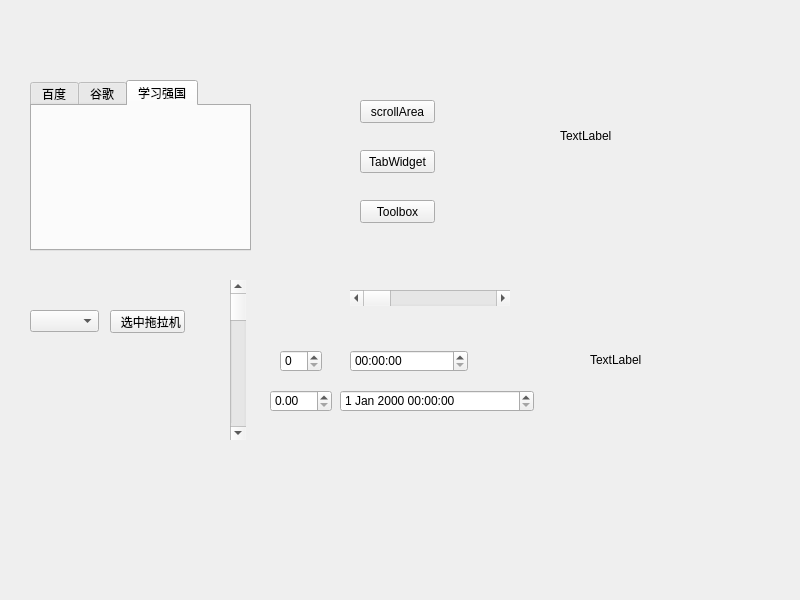
<?xml version="1.0" encoding="UTF-8"?>
<ui version="4.0">
 <class>Widget</class>
 <widget class="QWidget" name="Widget">
  <property name="geometry">
   <rect>
    <x>0</x>
    <y>0</y>
    <width>800</width>
    <height>600</height>
   </rect>
  </property>
  <property name="windowTitle">
   <string>Widget</string>
  </property>
  <widget class="QStackedWidget" name="stackedWidget">
   <property name="geometry">
    <rect>
     <x>-10</x>
     <y>50</y>
     <width>301</width>
     <height>231</height>
    </rect>
   </property>
   <property name="currentIndex">
    <number>0</number>
   </property>
   <widget class="QWidget" name="page_4">
    <widget class="QTabWidget" name="tabWidget">
     <property name="geometry">
      <rect>
       <x>40</x>
       <y>30</y>
       <width>221</width>
       <height>171</height>
      </rect>
     </property>
     <property name="currentIndex">
      <number>2</number>
     </property>
     <widget class="QWidget" name="tab">
      <attribute name="title">
       <string>百度</string>
      </attribute>
     </widget>
     <widget class="QWidget" name="tab_2">
      <attribute name="title">
       <string>谷歌</string>
      </attribute>
     </widget>
     <widget class="QWidget" name="tab_3">
      <attribute name="title">
       <string>学习强国</string>
      </attribute>
     </widget>
    </widget>
   </widget>
   <widget class="QWidget" name="page_5">
    <widget class="QToolBox" name="toolBox">
     <property name="geometry">
      <rect>
       <x>80</x>
       <y>10</y>
       <width>111</width>
       <height>191</height>
      </rect>
     </property>
     <property name="currentIndex">
      <number>1</number>
     </property>
     <widget class="QWidget" name="page">
      <property name="geometry">
       <rect>
        <x>0</x>
        <y>0</y>
        <width>100</width>
        <height>30</height>
       </rect>
      </property>
      <attribute name="label">
       <string>朋友</string>
      </attribute>
      <widget class="QPushButton" name="pushButton_25">
       <property name="geometry">
        <rect>
         <x>30</x>
         <y>30</y>
         <width>75</width>
         <height>23</height>
        </rect>
       </property>
       <property name="text">
        <string>PushButton</string>
       </property>
      </widget>
     </widget>
     <widget class="QWidget" name="page_2">
      <property name="geometry">
       <rect>
        <x>0</x>
        <y>0</y>
        <width>111</width>
        <height>89</height>
       </rect>
      </property>
      <attribute name="label">
       <string>同学</string>
      </attribute>
      <widget class="QToolButton" name="toolButton">
       <property name="geometry">
        <rect>
         <x>50</x>
         <y>50</y>
         <width>37</width>
         <height>18</height>
        </rect>
       </property>
       <property name="text">
        <string>...</string>
       </property>
      </widget>
     </widget>
     <widget class="QWidget" name="page_3">
      <property name="geometry">
       <rect>
        <x>0</x>
        <y>0</y>
        <width>100</width>
        <height>30</height>
       </rect>
      </property>
      <attribute name="label">
       <string>伙伴</string>
      </attribute>
      <widget class="QRadioButton" name="radioButton">
       <property name="geometry">
        <rect>
         <x>10</x>
         <y>50</y>
         <width>89</width>
         <height>16</height>
        </rect>
       </property>
       <property name="text">
        <string>RadioButton</string>
       </property>
      </widget>
     </widget>
    </widget>
   </widget>
   <widget class="QWidget" name="page_6">
    <widget class="QScrollArea" name="scrollArea">
     <property name="geometry">
      <rect>
       <x>60</x>
       <y>20</y>
       <width>191</width>
       <height>201</height>
      </rect>
     </property>
     <property name="widgetResizable">
      <bool>true</bool>
     </property>
     <widget class="QWidget" name="scrollAreaWidgetContents">
      <property name="geometry">
       <rect>
        <x>0</x>
        <y>0</y>
        <width>174</width>
        <height>282</height>
       </rect>
      </property>
      <layout class="QVBoxLayout" name="verticalLayout">
       <item>
        <widget class="QPushButton" name="pushButton">
         <property name="text">
          <string>PushButton</string>
         </property>
        </widget>
       </item>
       <item>
        <widget class="QPushButton" name="pushButton_2">
         <property name="text">
          <string>PushButton</string>
         </property>
        </widget>
       </item>
       <item>
        <widget class="QPushButton" name="pushButton_3">
         <property name="text">
          <string>PushButton</string>
         </property>
        </widget>
       </item>
       <item>
        <widget class="QPushButton" name="pushButton_8">
         <property name="text">
          <string>PushButton</string>
         </property>
        </widget>
       </item>
       <item>
        <widget class="QPushButton" name="pushButton_7">
         <property name="text">
          <string>PushButton</string>
         </property>
        </widget>
       </item>
       <item>
        <widget class="QPushButton" name="pushButton_4">
         <property name="text">
          <string>PushButton</string>
         </property>
        </widget>
       </item>
       <item>
        <widget class="QPushButton" name="pushButton_6">
         <property name="text">
          <string>PushButton</string>
         </property>
        </widget>
       </item>
       <item>
        <widget class="QPushButton" name="pushButton_5">
         <property name="text">
          <string>PushButton</string>
         </property>
        </widget>
       </item>
      </layout>
     </widget>
    </widget>
   </widget>
  </widget>
  <widget class="QPushButton" name="btn_Scroll">
   <property name="geometry">
    <rect>
     <x>360</x>
     <y>100</y>
     <width>75</width>
     <height>23</height>
    </rect>
   </property>
   <property name="text">
    <string>scrollArea</string>
   </property>
  </widget>
  <widget class="QPushButton" name="btn_Tab">
   <property name="geometry">
    <rect>
     <x>360</x>
     <y>150</y>
     <width>75</width>
     <height>23</height>
    </rect>
   </property>
   <property name="text">
    <string>TabWidget</string>
   </property>
  </widget>
  <widget class="QPushButton" name="btn_Toll">
   <property name="geometry">
    <rect>
     <x>360</x>
     <y>200</y>
     <width>75</width>
     <height>23</height>
    </rect>
   </property>
   <property name="text">
    <string>Toolbox</string>
   </property>
  </widget>
  <widget class="QComboBox" name="comboBox">
   <property name="geometry">
    <rect>
     <x>30</x>
     <y>310</y>
     <width>69</width>
     <height>22</height>
    </rect>
   </property>
  </widget>
  <widget class="QPushButton" name="btn_Select">
   <property name="geometry">
    <rect>
     <x>110</x>
     <y>310</y>
     <width>75</width>
     <height>23</height>
    </rect>
   </property>
   <property name="text">
    <string>  选中拖拉机</string>
   </property>
  </widget>
  <widget class="QSpinBox" name="spinBox">
   <property name="geometry">
    <rect>
     <x>280</x>
     <y>350</y>
     <width>42</width>
     <height>22</height>
    </rect>
   </property>
  </widget>
  <widget class="QDoubleSpinBox" name="doubleSpinBox">
   <property name="geometry">
    <rect>
     <x>270</x>
     <y>390</y>
     <width>62</width>
     <height>22</height>
    </rect>
   </property>
  </widget>
  <widget class="QTimeEdit" name="timeEdit">
   <property name="geometry">
    <rect>
     <x>350</x>
     <y>350</y>
     <width>118</width>
     <height>22</height>
    </rect>
   </property>
  </widget>
  <widget class="QDateTimeEdit" name="dateTimeEdit">
   <property name="geometry">
    <rect>
     <x>340</x>
     <y>390</y>
     <width>194</width>
     <height>22</height>
    </rect>
   </property>
  </widget>
  <widget class="QScrollBar" name="horizontalScrollBar">
   <property name="geometry">
    <rect>
     <x>350</x>
     <y>290</y>
     <width>160</width>
     <height>16</height>
    </rect>
   </property>
   <property name="orientation">
    <enum>Qt::Horizontal</enum>
   </property>
  </widget>
  <widget class="QScrollBar" name="verticalScrollBar">
   <property name="geometry">
    <rect>
     <x>230</x>
     <y>280</y>
     <width>16</width>
     <height>160</height>
    </rect>
   </property>
   <property name="orientation">
    <enum>Qt::Vertical</enum>
   </property>
  </widget>
  <widget class="QLabel" name="lbl_Image">
   <property name="geometry">
    <rect>
     <x>590</x>
     <y>260</y>
     <width>200</width>
     <height>200</height>
    </rect>
   </property>
   <property name="sizePolicy">
    <sizepolicy hsizetype="Fixed" vsizetype="Fixed">
     <horstretch>0</horstretch>
     <verstretch>0</verstretch>
    </sizepolicy>
   </property>
   <property name="text">
    <string>TextLabel</string>
   </property>
  </widget>
  <widget class="QLabel" name="lbl_Movie">
   <property name="geometry">
    <rect>
     <x>560</x>
     <y>50</y>
     <width>171</width>
     <height>171</height>
    </rect>
   </property>
   <property name="text">
    <string>TextLabel</string>
   </property>
  </widget>
 </widget>
 <resources/>
 <connections/>
</ui>
